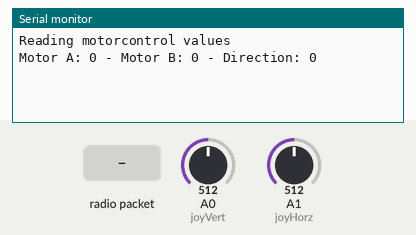
This sketch was run on a simulated Arduino Uno, built with avr-gcc and run on an emulated ATmega328P. Shown: the last lines printed to the serial monitor. The inputs (shaded band) are chosen by the test bench; at power-on: A0 (joyVert) = 512, A1 (joyHorz) = 512. No radio packets arrive unless stated.

Above: at 1.2 s.
1.3 s: radio packet "1" arrives
4.9 s: A0 (joyVert) set to 450
At 5.69 s:
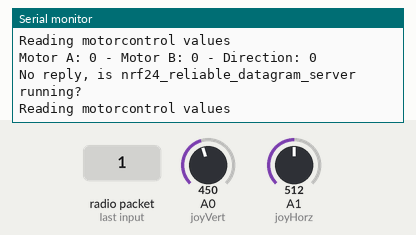
6.4 s: A1 (joyHorz) set to 450
At 7.86 s:
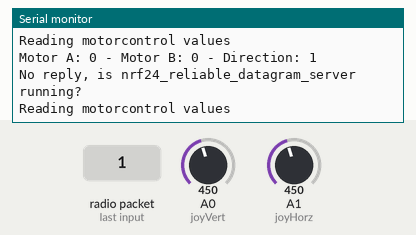
7.9 s: radio packet "0" arrives
At 9.1 s:
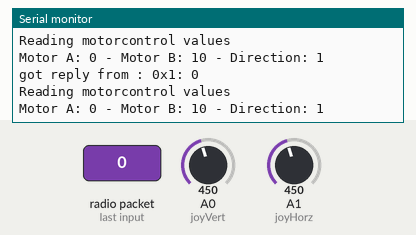
9.4 s: A0 (joyVert) set to 470
At 10.7 s:
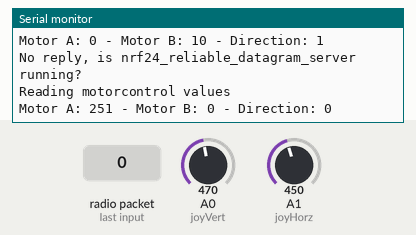
10.9 s: A1 (joyHorz) set to 574
At 13.1 s:
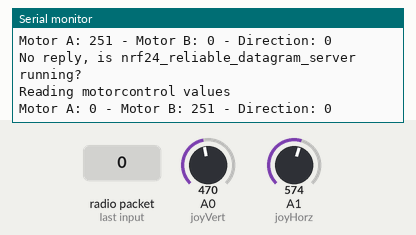
Timing chart, 0 to 13.4 s (numbered marks = the images above; inputs shaded):
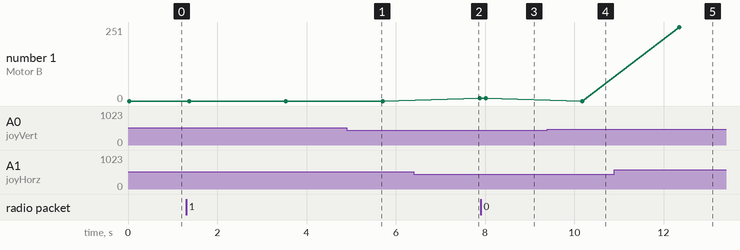

Measured:
- after the input at 7.9 s, the serial monitor: prints a new line after 0.05 s (image 3)
- after the input at 9.4 s, the serial monitor: prints a new line after 0.78 s (image 4)
- after the input at 10.9 s, the serial monitor: prints a new line after 1.5 s (image 5)
- plotted number 1: 0 → 10 after the input at 6.4 s

The sketch:

Car_NRF24_Testing_Trans_Working_Perfect.ino
```cpp
    /*
      nRF24L01+ Joystick Transmitter
      nrf24l01-joy-xmit-car.ino
      nRF24L01+ Transmitter with Joystick for Robot Car
      Use with Joystick Receiver for Robot Car
      DroneBot Workshop 2018
      https://dronebotworkshop.com
      */

      // Include RadioHead ReliableDatagram & NRF24 Libraries
      #include <RHReliableDatagram.h>
      #include <RH_NRF24.h>

      // Include dependant SPI Library
      #include <SPI.h>

      // Define Joystick Connections
      #define joyVert    A0
      #define joyHorz    A1

      // Define Joystick Values - Start at 512 (middle position)
      int joyposVert = 512;
      int joyposHorz = 512;

      // Define addresses for radio channels

      #define CLIENT_ADDRESS 1
      #define SERVER_ADDRESS 2

      // Create an instance of the radio driver

      RH_NRF24 RadioDriver;

      // Sets the radio driver to NRF24 and the client address to 1
      RHReliableDatagram RadioManager(RadioDriver, CLIENT_ADDRESS);

      // Declare unsigned 8-bit motorcontrol array
      // 2 Bytes for motor speeds plus 1 byte for direction control
      uint8_t motorcontrol[3];

      // Define the Message Buffer
      uint8_t buf[RH_NRF24_MAX_MESSAGE_LEN];

      void setup()
      {
        // Setup Serial Monitor
        Serial.begin(9600);

        // Initialize RadioManager with defaults - 2.402 GHz (channel 2), 2Mbps, 0dBm
        if (!RadioManager.init())
          Serial.println("init failed");

        // Set initial motor direction as forward
        motorcontrol[2] = 0;

      }

      void loop()
      {
        // Print to Serial Monitor
          Serial.println("Reading motorcontrol values ");

          // Read the Joystick X and Y positions
          joyposVert = analogRead(joyVert);
          joyposHorz = analogRead(joyHorz);

        // Determine if this is a forward or backward motion
        // Do this by reading the Verticle Value
        // Apply results to MotorSpeed and to Direction

        if (joyposVert < 460)
        {
          // This is Backward
          // Set Motors backward
          motorcontrol[2] = 1;

          //Determine Motor Speeds
          // As we are going backwards we need to reverse readings
          motorcontrol[0] = map(joyposVert, 460, 0, 0, 255);
          motorcontrol[1] = map(joyposVert, 460, 0, 0, 255);

        }
        else if (joyposVert > 564)
         {
        // This is Forward
        // Set Motors forward
        motorcontrol[2] = 0;

         //Determine Motor Speeds
         motorcontrol[0] = map(joyposVert, 564, 1023, 0, 255);
        motorcontrol[1] = map(joyposVert, 564, 1023, 0, 255);

        }
        else
        {
        // This is Stopped
        motorcontrol[0] = 0;
        motorcontrol[1] = 0;
        motorcontrol[2] = 0;

        }

      // Now do the steering
      // The Horizontal position will "weigh" the motor speed
      // Values for each motor

      if (joyposHorz < 460)
      {
        // Move Left
        // As we are going left we need to reverse readings
        // Map the number to a value of 255 maximum
        joyposHorz = map(joyposHorz, 460, 0, 0, 255);

        motorcontrol[0] = motorcontrol[0] - joyposHorz;
        motorcontrol[1] = motorcontrol[1] + joyposHorz;

        // Don't exceed range of 0-255 for motor speeds
        if (motorcontrol[0] < 0)motorcontrol[0] = 0;
        if (motorcontrol[1] > 255)motorcontrol[1] = 255;

        }
        else if (joyposHorz > 564)
        {
        // Move Right
        // Map the number to a value of 255 maximum
        joyposHorz = map(joyposHorz, 564, 1023, 0, 255);

        motorcontrol[0] = motorcontrol[0] + joyposHorz;
        motorcontrol[1] = motorcontrol[1] - joyposHorz;

        // Don't exceed range of 0-255 for motor speeds
        if (motorcontrol[0] > 255)motorcontrol[0] = 255;
        if (motorcontrol[1] < 0)motorcontrol[1] = 0;

        }

          // Adjust to prevent "buzzing" at very low speed
          if (motorcontrol[0] < 8)motorcontrol[0] = 0;
          if (motorcontrol[1] < 8)motorcontrol[1] = 0;

          //Display the Motor Control values in the serial monitor.
          Serial.print("Motor A: ");
          Serial.print(motorcontrol[0]);
          Serial.print(" - Motor B: ");
          Serial.print(motorcontrol[1]);
          Serial.print(" - Direction: ");
          Serial.println(motorcontrol[2]);

          //Send a message containing Motor Control data to manager_server
          if (RadioManager.sendtoWait(motorcontrol, sizeof(motorcontrol), SERVER_ADDRESS))
          {
          // Now wait for a reply from the server
          uint8_t len = sizeof(buf);
          uint8_t from;
          if (RadioManager.recvfromAckTimeout(buf, &len, 2000, &from))
            {
            Serial.print("got reply from : 0x");
            Serial.print(from, HEX);
            Serial.print(": ");
            Serial.println((char*)buf);
            }
            else
            {
            Serial.println("No reply, is nrf24_reliable_datagram_server running?");
            }
            }
            else
            Serial.println("sendtoWait failed");

            //  delay(100);  // Wait a bit before next transmission
            }
```
